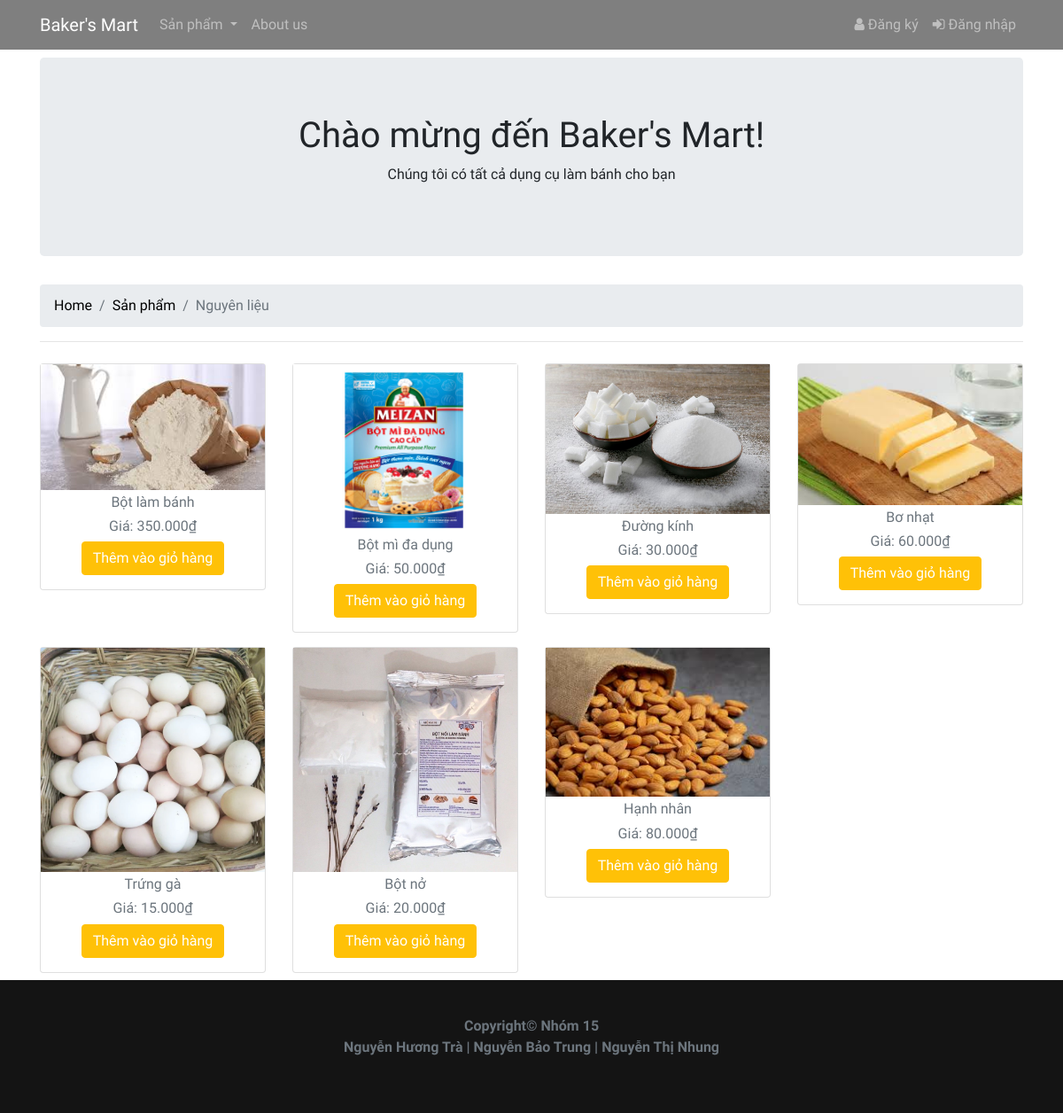
Screenshot of /category-material.php with the database file from the repository.
### tables this page shows
CREATE TABLE `products` (
  `id` int(11) NOT NULL,
  `name` varchar(30) DEFAULT NULL,
  `price` int(20) NOT NULL,
  `image` varchar(255) NOT NULL,
  `brand` varchar(50) NOT NULL
);

### category-material.php (the view, shortened to what this page needs)
<?php
require("includes/common.php");
$category = isset($_GET['category']) ? $_GET['category'] : '';
$query = "SELECT DISTINCT brand, id, name, price, image FROM products WHERE brand = 'nguyenlieu'" . ($category ? " AND category = '$category'" : "");
$result = mysqli_query($con, $query);
?>
<!DOCTYPE html>
<html lang="en">
<head>
    <link rel="stylesheet" href="https://stackpath.bootstrapcdn.com/bootstrap/4.1.3/css/bootstrap.min.css">
    <link href="https://stackpath.bootstrapcdn.com/font-awesome/4.7.0/css/font-awesome.min.css" rel="stylesheet">
    <link rel="stylesheet" href="style.css">
</head>
<body>
<?php
include 'includes/header_menu.php';
include 'includes/check-if-added.php';
?>
<div class="container" style="margin-top:65px">
    <div class="jumbotron text-center">
        <h1>Chào mừng đến Baker's Mart!</h1>
        <p>Chúng tôi có tất cả dụng cụ làm bánh cho bạn</p>
    </div>
    <nav aria-label="breadcrumb">
        <ol class="breadcrumb">
            <li class="breadcrumb-item"><a href="index.php">Home</a></li>
            <li class="breadcrumb-item"><a href="products.php">Sản phẩm</a></li>
            <li class="breadcrumb-item active" aria-current="page">Nguyên liệu</li>
        </ol>
    </nav>
    <hr/>
    <div class="row text-center" id="products">
        <?php while ($row = mysqli_fetch_assoc($result)) { ?>
            <div class="col-md-3 col-6 py-2">
                <div class="card">
                    <img src="images/<?php echo $row['image']; ?>" alt="" class="img-fluid pb-1">
                    <div class="figure-caption">
                        <h6><?php echo $row['name']; ?></h6>
                        <h6>Giá: <?php echo number_format($row['price'], 0, ',', '.'); ?>₫</h6>
                        <?php if (!isset($_SESSION['email'])) { ?>
                            <p><a href="index.php#login" role="button" class="btn btn-warning text-white">Thêm vào giỏ hàng</a></p>
                        <?php } else {
                            if (check_if_added_to_cart($row['id'])) {
                                echo '<p><a href="#" class="btn btn-warning text-white" disabled>Added to cart</a></p>';
                            } else { ?>
                                <p><a href="cart-add.php?id=<?php echo $row['id']; ?>" class="btn btn-warning text-white">Thêm vào giỏ hàng</a></p>
                            <?php }
                        } ?>
                    </div>
                </div>
            </div>
        <?php } ?>
    </div>
</div>
 <?php include 'includes/footer.php' ?>
</body>
</html>

### includes/header_menu.php (shortened to what this page needs)
<nav class="navbar fixed-top navbar-expand-sm navbar-dark" id="navbar" style="background-color:rgba(0,0,0,0.5)">
    <div class="container">
        <a href="index.php" class="navbar-brand" style="font-family: 'Delius Swash Caps'">Baker's Mart</a>
        <div class="collapse navbar-collapse" id="mynavbar">
            <ul class="nav navbar-nav">
                <li class="nav-item dropdown">
                    <a href="" class="nav-link dropdown-toggle" id="navbar-drop" data-toggle="dropdown">
                        Sản phẩm
                    </a>
                </li>
                <li class="nav-item"><a href="about.php" class="nav-link">About us</a></li>
            </ul>
            <?php if (isset($_SESSION['email'])) { ?>
                <ul class="nav navbar-nav ml-auto">
                    <li class="nav-item"><a href="logout_script.php" class="nav-link"><i class="fa fa-sign-out"></i>Đăng xuất</a></li>
                    <li class="nav-item"><a class="nav-link" data-placement="bottom" data-toggle="popover" data-trigger="hover" data-content="<?php echo $_SESSION['email'] ?>"><i class="fa fa-user-circle"></i></a></li>
                </ul>
            <?php } else { ?>
                <ul class="nav navbar-nav ml-auto">
                    <li class="nav-item"><a href="#signup" class="nav-link" data-toggle="modal"><i class="fa fa-user"></i> Đăng ký</a></li>
                    <li class="nav-item"><a href="#login" class="nav-link" data-toggle="modal"><i class="fa fa-sign-in"></i> Đăng nhập</a></li>
                </ul>
            <?php } ?>
        </div>
    </div>
</nav>

### includes/footer.php
<footer class="footer">
    <div class="container text-center"><span class="text-muted"><b>Copyright&copy; Nhóm 15</b></span></div>
    <div class="container text-center"><span class="text-muted"><b>Nguyễn Hương Trà | Nguyễn Bảo Trung | Nguyễn Thị Nhung
    </b></span></div>
</footer>

### style.css (style rules this page uses)
html { position: relative; min-height: 100%; }
body { overflow-x:hidden; max-width: 100%; margin:0; margin-bottom: 150px; }
body, h1, h2, h3, h4, h5, h6 { font-family: 'Andika'; }
.footer { position: absolute; margin-top: 50px; background-color: #141414; min-height:150px; padding-top:40px; width: 100%; bottom: 0; }
.container a { color:black; }

### rows the page displays
products: image (picture), name "Bột làm bánh", price "350.000"
products: image (picture), name "Bột mì đa dụng", price "50.000"
products: image (picture), name "Đường kính", price "30.000"
products: image (picture), name "Bơ nhạt", price "60.000"
products: image (picture), name "Trứng gà", price "15.000"
products: image (picture), name "Bột nở", price "20.000"
products: image (picture), name "Hạnh nhân", price "80.000"
